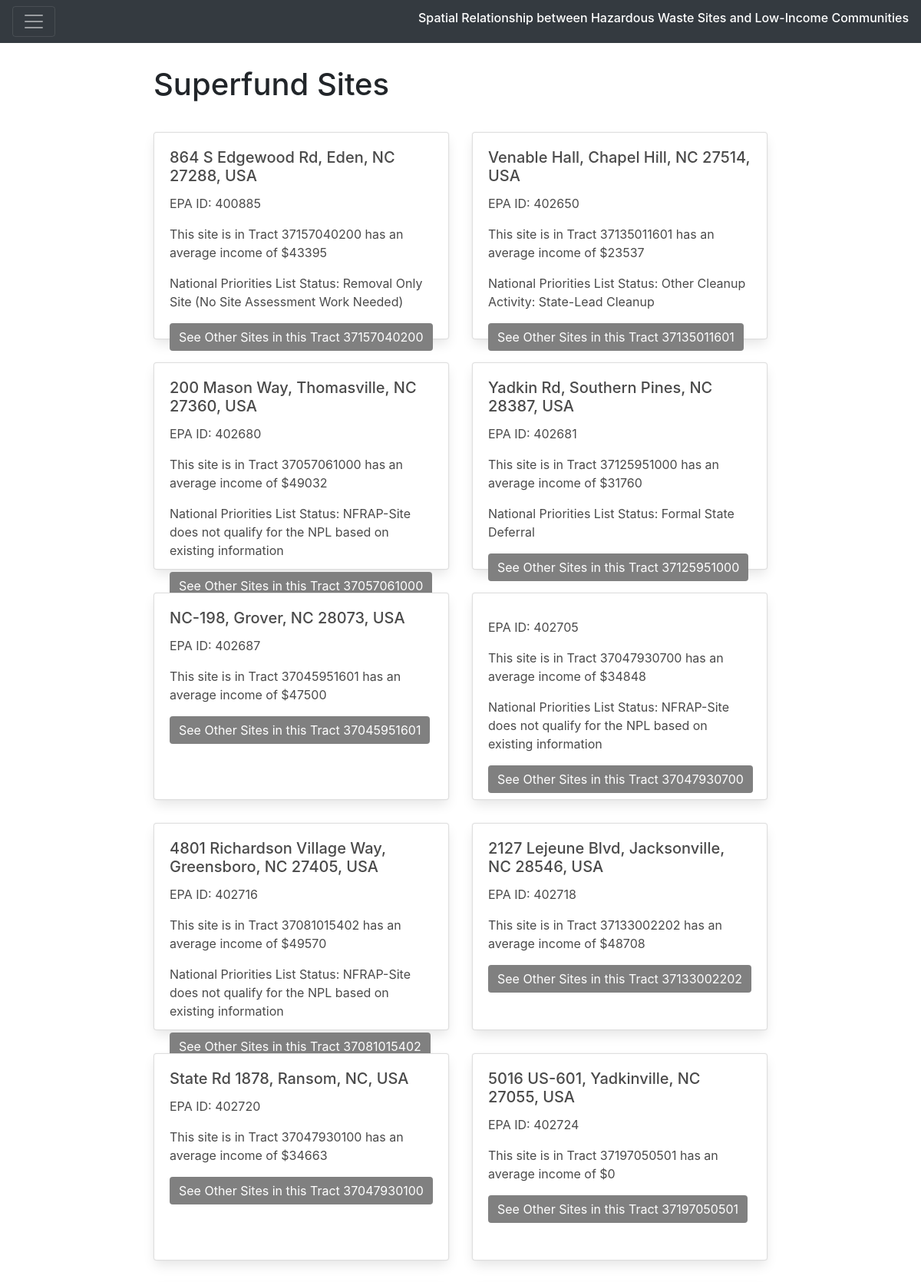
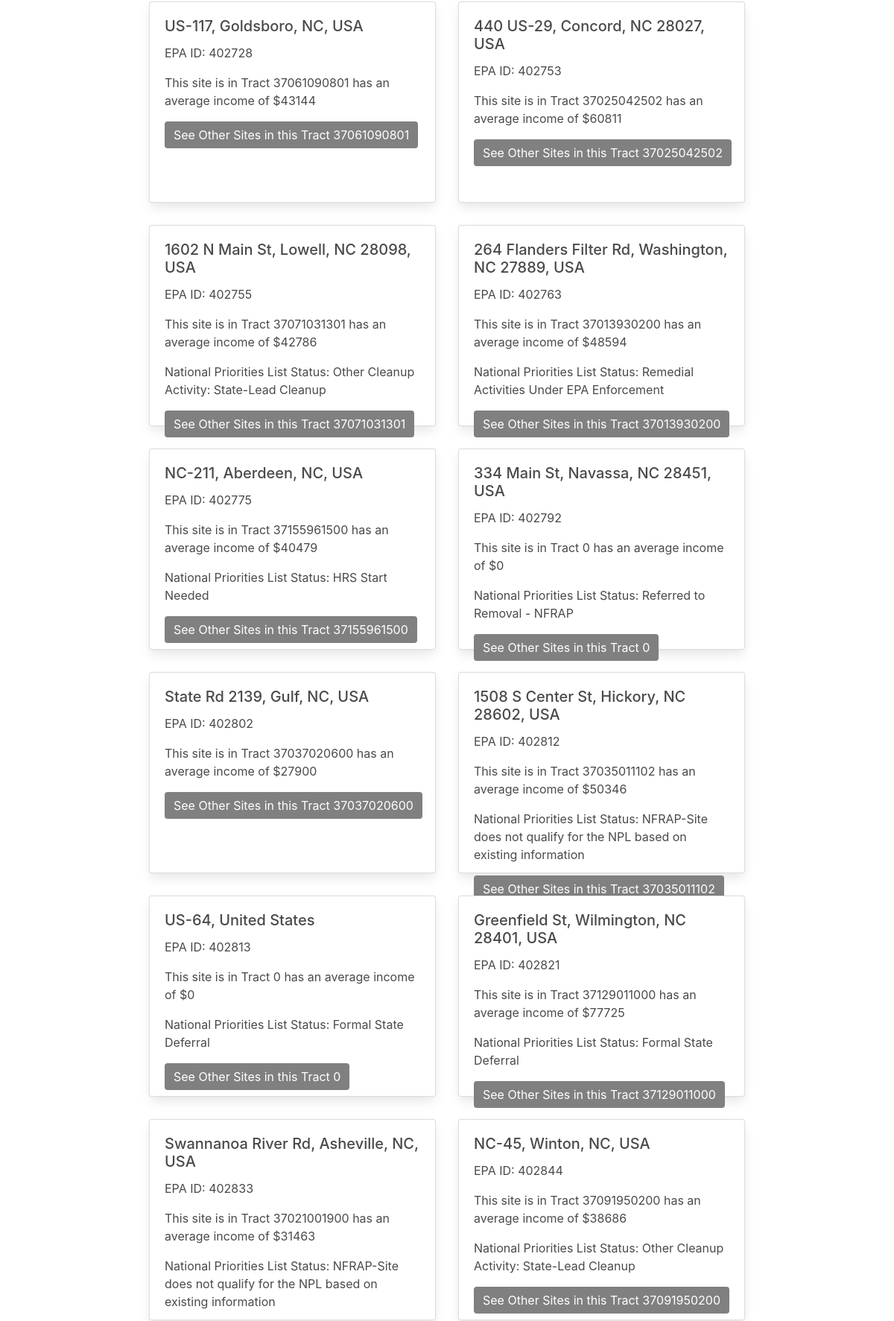
The page /viz/sites/ (upper part) on the database its author committed (2 pictures, top to bottom).
### viz/models.py (models this page shows, shortened)
class SiteLocation(models.Model):
	epa_id = models.IntegerField(primary_key=True)
	tract = models.ForeignKey(IncomeTract, on_delete=models.CASCADE)#foreign key
	formatted_address = models.TextField(max_length=155, blank=True)
	city = models.CharField(max_length=50, blank=True)
	state = models.CharField(max_length=2, blank=True)
	zipcode = models.IntegerField(blank=True)
	npl_status = models.TextField(max_length=255, blank=True)#char and text fields must have max length
	lon = models.DecimalField(max_digits=9, decimal_places=6, default=0)
	lat = models.DecimalField(max_digits=9, decimal_places=6, default=0)
	address = models.TextField(max_length=155, blank=True)
	income = models.IntegerField(blank=False)

class IncomeTract(models.Model):
	tract_id = models.IntegerField(primary_key=True)#many to many field
	income = models.IntegerField(blank=True)#blank=true means that field can be blank, water areas are blank
	def __str__(self):
	 	return str(self.tract_id)

### viz/views.py (the view)
# urls.py: path('sites/', views.sites, name='sites'),
def sites(request):
    data = SiteLocation.objects.all()
    context = {'site_list': data}
    return render(request, 'viz/sites.html', context)

### viz/templates/viz/sites.html (shortened to what this page needs)
{% extends "viz/index.html" %}
{% block content %}
    <h1 id="subTitle">Superfund Sites</h1>
    {% if site_list %}
    <ul>
      {% for site in site_list %}
        {% if forloop.first %}<div class="row">{% endif %}
          {% if site.tract == 0 %}
          {% else %}
          <div class="col-sm-6" id="siteCard">
            <div class="card" id="siteCardInside">
              <div class="card-body">
                <h5 class="card-title">{{site.formatted_address}}</h5>
                <p class="card-text">EPA ID: {{site.epa_id}}</p>
                <p class="card-text">This site is in Tract {{site.tract_id}} has an average income of ${{site.income}}</p>
                {% if site.npl_status == "" %}
                {% else %}
                <p class="card-text">National Priorities List Status: {{site.npl_status}}</p>
                {% endif %}
                <a href="{% url 'viz:tracts_site' site.tract %}" class="btn btn-primary">See Other Sites in this Tract {{site.tract}}</a>
              </div>
            </div>
          </div>
          {% endif %}
        {% if forloop.counter|divisibleby:2 %}</div><div class="row">{% endif %}
        {% if forloop.last %}</div>{% endif %}
      {% endfor %}
    </ul>
    {% else %}
      <p>There are no sites.</p>
    {% endif %}
{% endblock %}

### viz/static/viz/style.css (style rules this page uses)
#siteCard { margin-top: 30px; }
#siteCardInside { height: 270px; }
a:link { color: white; }
.btn-primary { background-color: gray; border: gray; }

### viz/templates/viz/index.html (style rules this page uses)
#subTitle { margin-top: 30px; }
#siteCard { margin-top: 30px; }
#siteCardInside { height: 270px; }
a:link { color: white; }
.btn-primary { background-color: gray; border: gray; }

### rows shown on the page
SiteLocation: formatted_address "864 S Edgewood Rd, Eden, NC 27288, USA", epa_id "400885", tract_id "37157040200", income "43395", npl_status "Removal Only Site (No Site Assessment Work Needed)", tract "37157040200"
SiteLocation: formatted_address "Venable Hall, Chapel Hill, NC 27514, USA", epa_id "402650", tract_id "37135011601", income "23537", npl_status "Other Cleanup Activity: State-Lead Cleanup", tract "37135011601"
SiteLocation: formatted_address "200 Mason Way, Thomasville, NC 27360, USA", epa_id "402680", tract_id "37057061000", income "49032", npl_status "NFRAP-Site does not qualify for the NPL based on existing information", tract "37057061000"
SiteLocation: formatted_address "Yadkin Rd, Southern Pines, NC 28387, USA", epa_id "402681", tract_id "37125951000", income "31760", npl_status "Formal State Deferral", tract "37125951000"
SiteLocation: formatted_address "NC-198, Grover, NC 28073, USA", epa_id "402687", tract_id "37045951601", income "47500", tract "37045951601"
SiteLocation: epa_id "402705", tract_id "37047930700", income "34848", npl_status "NFRAP-Site does not qualify for the NPL based on existing information", tract "37047930700"
SiteLocation: formatted_address "4801 Richardson Village Way, Greensboro, NC 27405, USA", epa_id "402716", tract_id "37081015402", income "49570", npl_status "NFRAP-Site does not qualify for the NPL based on existing information", tract "37081015402"
SiteLocation: formatted_address "2127 Lejeune Blvd, Jacksonville, NC 28546, USA", epa_id "402718", tract_id "37133002202", income "48708", tract "37133002202"
SiteLocation: formatted_address "State Rd 1878, Ransom, NC, USA", epa_id "402720", tract_id "37047930100", income "34663", tract "37047930100"
SiteLocation: formatted_address "5016 US-601, Yadkinville, NC 27055, USA", epa_id "402724", tract_id "37197050501", income "0", tract "37197050501"
SiteLocation: formatted_address "US-117, Goldsboro, NC, USA", epa_id "402728", tract_id "37061090801", income "43144", tract "37061090801"
SiteLocation: formatted_address "440 US-29, Concord, NC 28027, USA", epa_id "402753", tract_id "37025042502", income "60811", tract "37025042502"
SiteLocation: formatted_address "1602 N Main St, Lowell, NC 28098, USA", epa_id "402755", tract_id "37071031301", income "42786", npl_status "Other Cleanup Activity: State-Lead Cleanup", tract "37071031301"
SiteLocation: formatted_address "264 Flanders Filter Rd, Washington, NC 27889, USA", epa_id "402763", tract_id "37013930200", income "48594", npl_status "Remedial Activities Under EPA Enforcement", tract "37013930200"
SiteLocation: formatted_address "NC-211, Aberdeen, NC, USA", epa_id "402775", tract_id "37155961500", income "40479", npl_status "HRS Start Needed", tract "37155961500"
SiteLocation: formatted_address "334 Main St, Navassa, NC 28451, USA", epa_id "402792", tract_id "0", income "0", npl_status "Referred to Removal - NFRAP", tract "0"
SiteLocation: formatted_address "State Rd 2139, Gulf, NC, USA", epa_id "402802", tract_id "37037020600", income "27900", tract "37037020600"
SiteLocation: formatted_address "1508 S Center St, Hickory, NC 28602, USA", epa_id "402812", tract_id "37035011102", income "50346", npl_status "NFRAP-Site does not qualify for the NPL based on existing information", tract "37035011102"
SiteLocation: formatted_address "US-64, United States", epa_id "402813", tract_id "0", income "0", npl_status "Formal State Deferral", tract "0"
SiteLocation: formatted_address "Greenfield St, Wilmington, NC 28401, USA", epa_id "402821", tract_id "37129011000", income "77725", npl_status "Formal State Deferral", tract "37129011000"
SiteLocation: formatted_address "Swannanoa River Rd, Asheville, NC, USA", epa_id "402833", tract_id "37021001900", income "31463", npl_status "NFRAP-Site does not qualify for the NPL based on existing information"
SiteLocation: formatted_address "NC-45, Winton, NC, USA", epa_id "402844", tract_id "37091950200", income "38686", npl_status "Other Cleanup Activity: State-Lead Cleanup", tract "37091950200"
